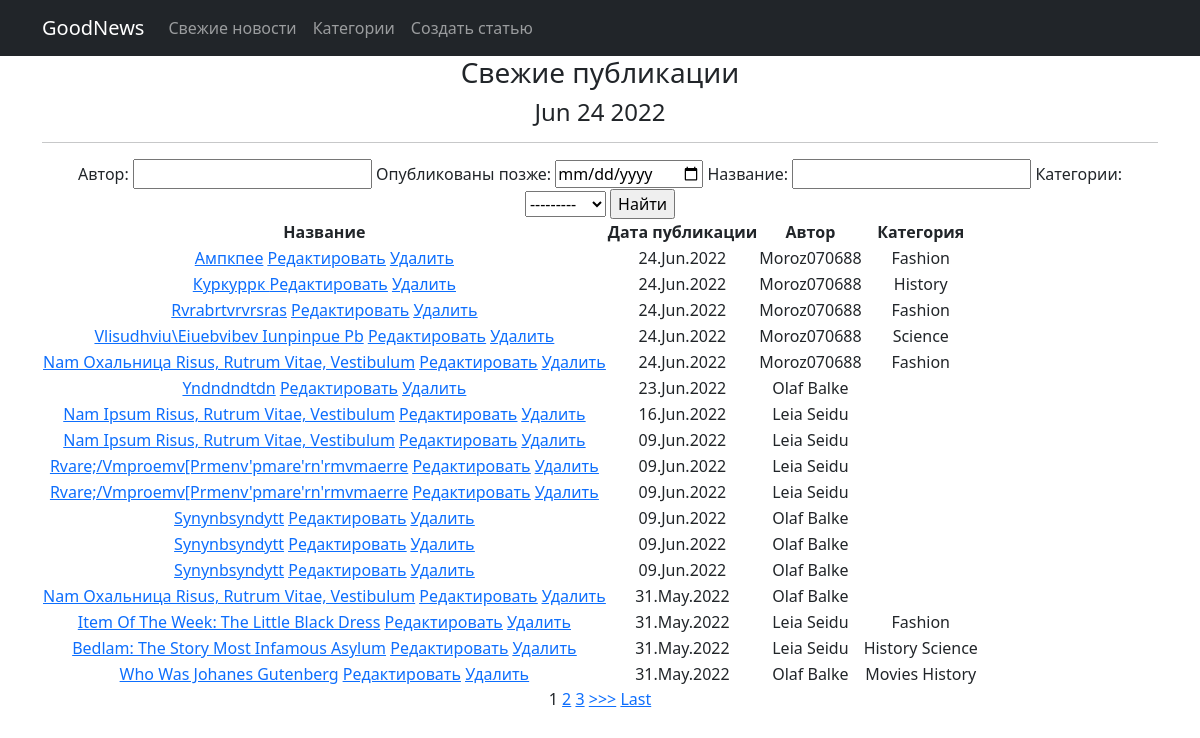
Before: /news/ with the older database file.
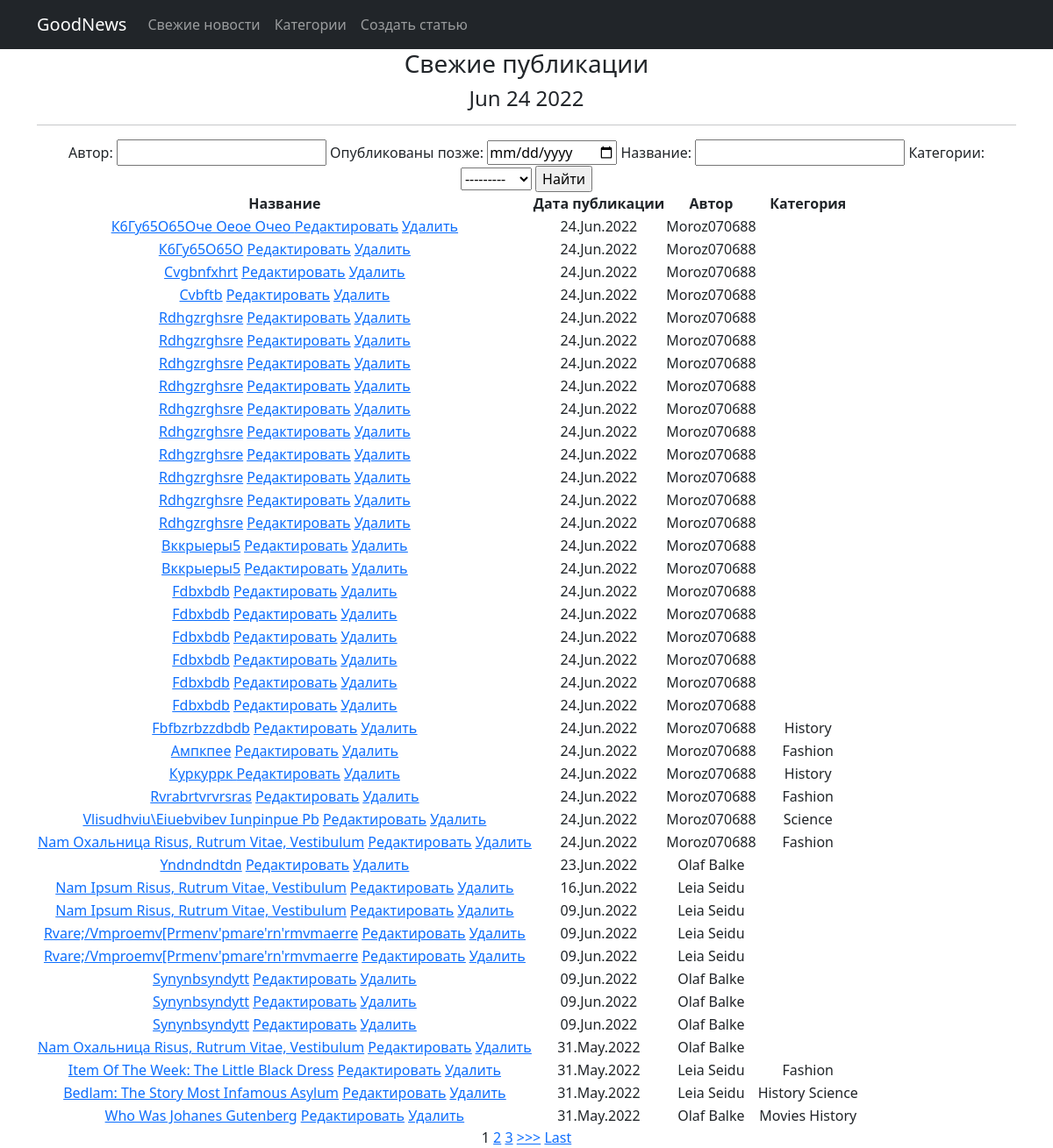
After: the same page with the newer database file.
### news/models.py (models this page shows, shortened)
class Post(models.Model):
    author = models.ForeignKey(Author, on_delete=models.CASCADE)
    post_type = models.CharField(max_length=3, choices=[('ART', 'Article'), ('NEW', 'News')], default='A')
    creation_date = models.DateTimeField(auto_now_add=True)
    categories = models.ManyToManyField(Category, through='PostCategory')
    post_title = models.CharField(max_length=255)
    post_text = models.TextField()
    post_rating = models.IntegerField(default=0)

class Author(models.Model):
    user = models.OneToOneField(User, on_delete=models.CASCADE)
    user_rating = models.IntegerField(default=0)
    def __str__(self):
        return f'{self.user}'

class Category(models.Model):
    category_name = models.CharField(max_length=256, unique=True)
    subscribers = models.ManyToManyField(User, through='UserCategory')

### news/views.py (the view, shortened to what this page needs)
# urls.py: path('', PostList.as_view(), name='post_list'),
class PostList(ListView):
    model = Post
    template_name = 'post_list.html'
    context_object_name = 'post_list'
    ordering = '-creation_date'
    paginate_by = 1
    form_class = PostForm
    def get_context_data(self, **kwargs):
        context = super().get_context_data(**kwargs)
        context['time_now'] = datetime.utcnow()
        context['filter'] = PostFilter(self.request.GET, queryset=self.get_queryset())
        context['categories'] = Category.objects.all()
        return context
    def get_queryset(self):
        queryset = super().get_queryset()
        return PostFilter(self.request.GET, queryset=queryset).qs

### templates/news/post_list.html (shortened to what this page needs)
{% extends 'flatpages/default.html' %}
{% load custom_filters %}
{% block content %}
    <h3>Свежие публикации </h3>
    <h4> {{ time_now|date:'M d Y' }}</h4>
    <hr>
<form method="GET">
    {{ filter.form }}
    <input type="submit" value="Найти">
</form>
<table>
    <thead>
        <th>Название</th>
        <th>Дата публикации</th>
        <th>Автор</th>
        <th>Категория</th>
    </thead>
    {% for post in filter.qs %}
    <tr>
        <td>
            <a href="{% url 'post_detail' post.id %}">{{ post.post_title |  title }}</a>
            <a href="{% url 'post_update' post.id %}"><u>Редактировать</u></a>
            <a href="{% url 'post_delete' post.id %}"><u>Удалить</u></a>
        </td>
        <td>{{ post.creation_date | date:'d.M.Y' }}</td>
        <td>{{ post.author | title }}</td>
        <td>{% for category in post.categories.all %}
            {{ category.category_name }}
            {% endfor %}
        </td>
    </tr>
    {% endfor %}
</table>
{% if is_paginated %}
    {% for num in page_obj.paginator.page_range %}
        {% if page_obj.number == num %}
            <a>{{ num }}</a>
        {% elif num > page_obj.number|add:'-3' and num < page_obj.number|add:'3' %}
            <a href="?page={{ num }}">{{ num }}</a>
        {% endif %}
    {% endfor %}
    {% if page_obj.has_next %}
        <a href="?page={{ page_obj.next_page_number }}">>>></a>
        <a href="?page={{ page_obj.paginator.num_pages }}">Last</a>
    {% endif %}
{% endif %}
{% endblock content %}

Changed rows visible on the page:
added Post: post_title "К6Гу65О65Оче Оеое Очео", creation_date "24.Jun.2022", author "Moroz070688"
added Post: post_title "К6Гу65О65О", creation_date "24.Jun.2022", author "Moroz070688"
added Post: post_title "Cvgbnfxhrt", creation_date "24.Jun.2022", author "Moroz070688"
added Post: post_title "Cvbftb", creation_date "24.Jun.2022", author "Moroz070688"
added Post: post_title "Rdhgzrghsre", creation_date "24.Jun.2022", author "Moroz070688"
added Post: post_title "Rdhgzrghsre", creation_date "24.Jun.2022", author "Moroz070688"
added Post: post_title "Rdhgzrghsre", creation_date "24.Jun.2022", author "Moroz070688"
added Post: post_title "Rdhgzrghsre", creation_date "24.Jun.2022", author "Moroz070688"
added Post: post_title "Rdhgzrghsre", creation_date "24.Jun.2022", author "Moroz070688"
added Post: post_title "Rdhgzrghsre", creation_date "24.Jun.2022", author "Moroz070688"
added Post: post_title "Rdhgzrghsre", creation_date "24.Jun.2022", author "Moroz070688"
added Post: post_title "Rdhgzrghsre", creation_date "24.Jun.2022", author "Moroz070688"
added Post: post_title "Rdhgzrghsre", creation_date "24.Jun.2022", author "Moroz070688"
added Post: post_title "Rdhgzrghsre", creation_date "24.Jun.2022", author "Moroz070688"
added Post: post_title "Вккрыеры5", creation_date "24.Jun.2022", author "Moroz070688"
added Post: post_title "Вккрыеры5", creation_date "24.Jun.2022", author "Moroz070688"
added Post: post_title "Fdbxbdb", creation_date "24.Jun.2022", author "Moroz070688"
added Post: post_title "Fdbxbdb", creation_date "24.Jun.2022", author "Moroz070688"
added Post: post_title "Fdbxbdb", creation_date "24.Jun.2022", author "Moroz070688"
added Post: post_title "Fdbxbdb", creation_date "24.Jun.2022", author "Moroz070688"
added Post: post_title "Fdbxbdb", creation_date "24.Jun.2022", author "Moroz070688"
added Post: post_title "Fdbxbdb", creation_date "24.Jun.2022", author "Moroz070688"
added Post: post_title "Fbfbzrbzzdbdb", creation_date "24.Jun.2022", author "Moroz070688", Category (category_name "History")
